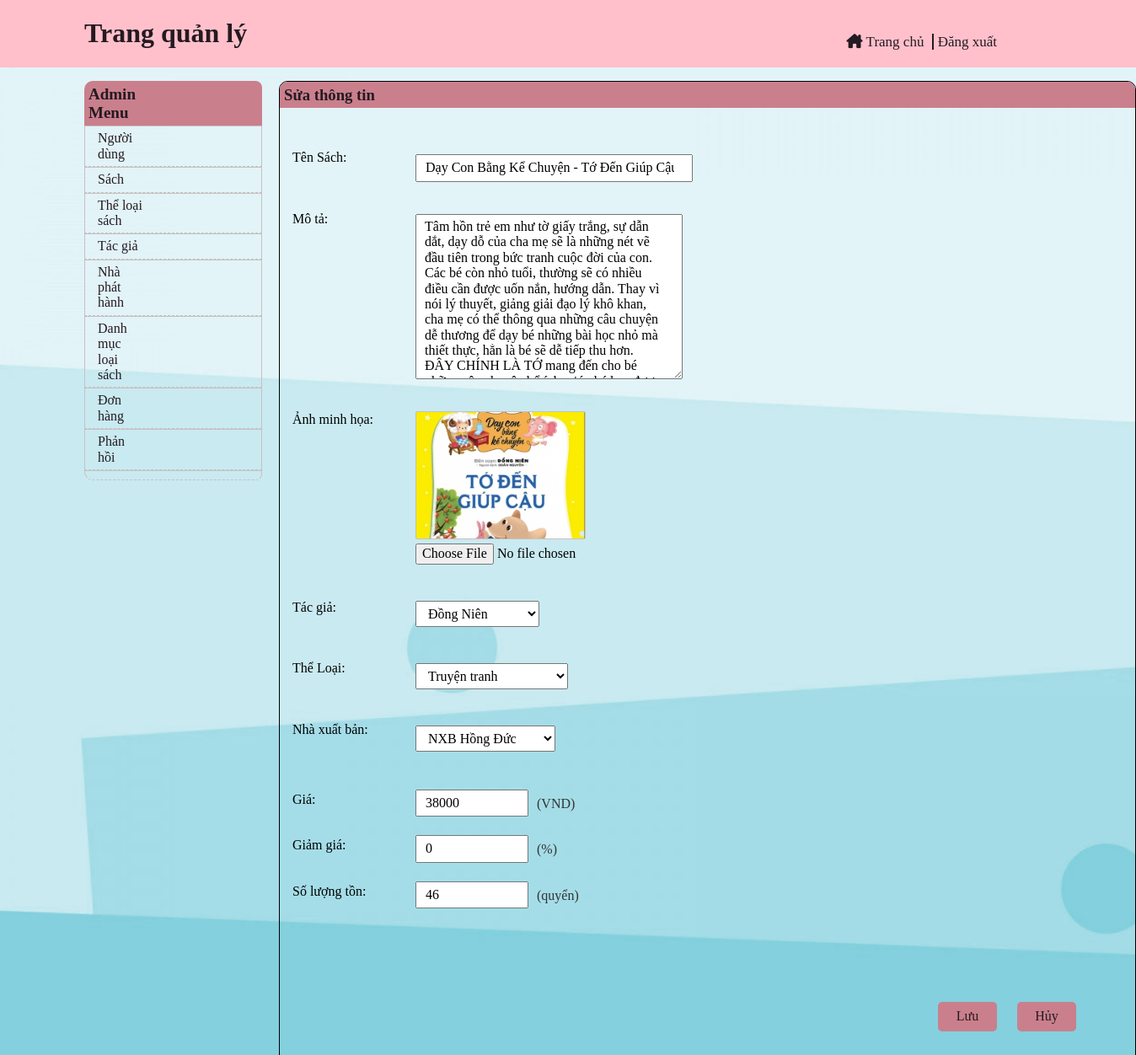
The app's page /bookManager/updateBook.php?sid=38, older data.
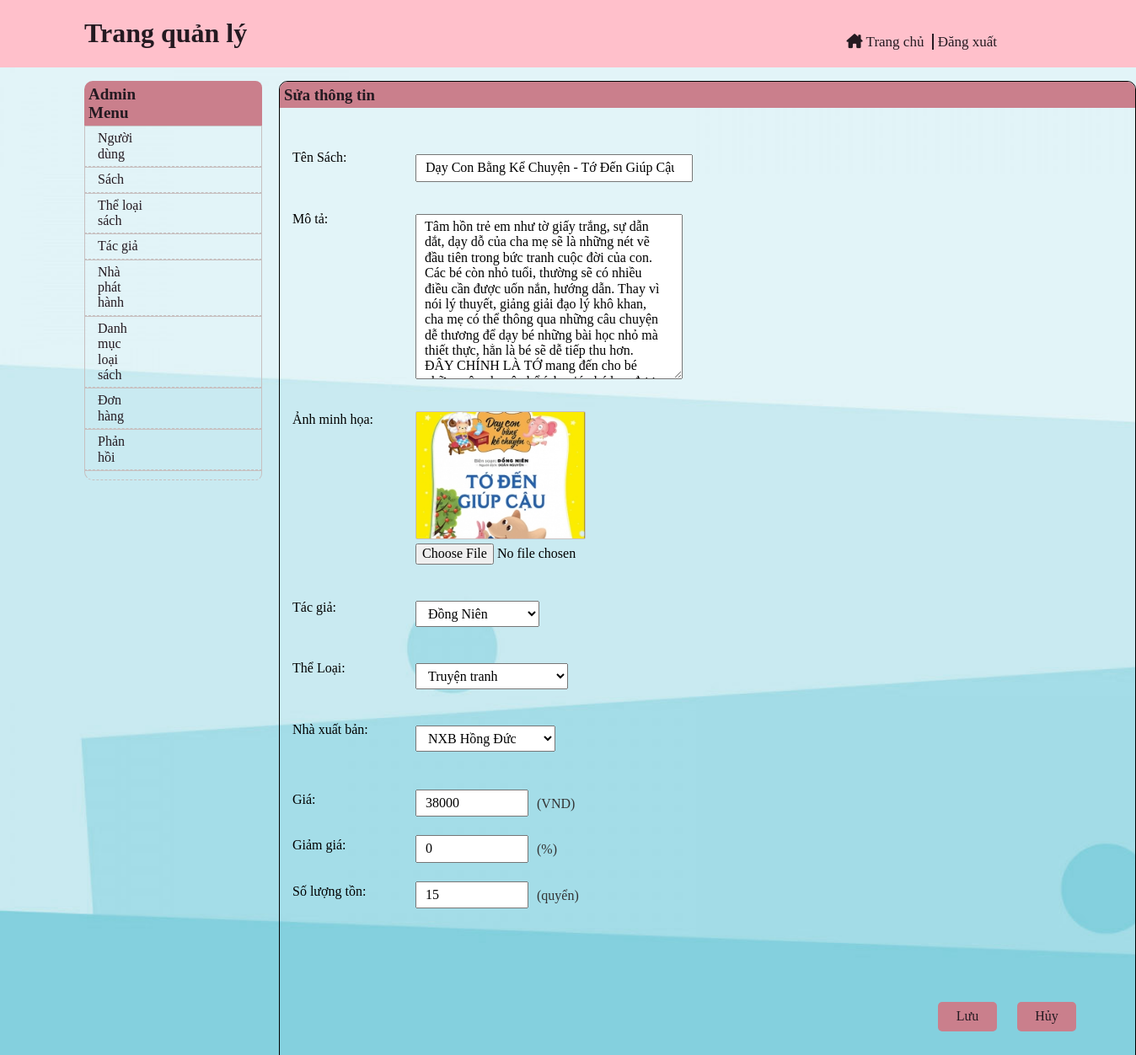
The same page, newer data.
### tables this page shows
CREATE TABLE `sach` (
  `MaSach` int(11) NOT NULL,
  `TenSach` varchar(50) NOT NULL,
  `AnhMinhHoa` text NOT NULL,
  `MoTa` varchar(500) NOT NULL,
  `MaTG` int(11) NOT NULL,
  `MaTL` int(11) NOT NULL,
  `MaNXB` int(11) NOT NULL,
  `Gia` int(11) NOT NULL,
  `GiamGia` int(11) NOT NULL,
  `SoluongTon` int(11) NOT NULL
);

CREATE TABLE `tacgia` (
  `MaTG` int(11) NOT NULL,
  `TenTG` varchar(50) NOT NULL,
  `MaDM` int(11) NOT NULL
);

CREATE TABLE `theloaisach` (
  `MaTL` int(11) NOT NULL,
  `TenTL` varchar(50) NOT NULL,
  `MaDM` int(11) NOT NULL
);

CREATE TABLE `nhaxuatban` (
  `MaNXB` int(11) NOT NULL,
  `TenNXB` varchar(30) NOT NULL,
  `MaDM` int(11) NOT NULL
);

### bookManager/updateBook.php (the view, shortened to what the changed rows need)
<?php
    $id = $_GET['sid'];
    require_once '../connection.php';
    $selectall = "SELECT sach.MaSach, sach.TenSach, sach.MoTa, sach.AnhMinhHoa,
    tacgia.TenTG, theloaisach.TenTL, nhaxuatban.TenNXB, sach.Gia, sach.GiamGia, sach.SoluongTon
    FROM sach
    INNER JOIN tacgia ON sach.MaTG = tacgia.MaTG
    INNER JOIN theloaisach ON sach.MaTL = theloaisach.MaTL
    INNER JOIN nhaxuatban ON sach.MaNXB = nhaxuatban.MaNXB
    WHERE MaSach = '$id'";
    $result = mysqli_query($conn,$selectall);
    $rowBook = mysqli_fetch_assoc($result);
    $author = $rowBook['TenTG'];
    $category = $rowBook['TenTL'];
    $publisher = $rowBook['TenNXB'];
    $image = $rowBook['AnhMinhHoa'];
?>
<!DOCTYPE html>
<html lang="en">
<head>
    <link rel="stylesheet" href="../ASSET/CSS/reset.css">
    <link rel="stylesheet" href="../ASSET/CSS/userManager.css">
    <link rel="stylesheet" href="../ASSET/FONT/fontawesome-free-6.2.0-web/css/all.min.css">
    <link rel="stylesheet" href="../ASSET/CSS/addBook.css">
</head>
<body>
    <header>
        <h1 class="header_heading">Trang quản lý</h1>
    </header>
    <main>
        <div class="container">
            <div class="crud-user">
                <h3 class="crud-user_heading">Sửa thông tin</h1>
                        <form action="bookView.php" method="post" enctype="multipart/form-data">
                            <div class="crud-user_add-container">
                                <div class="crud-user_add">
                                    <div class="crud-user_add-value">
                                        <input class="crud-user_add-value title_value" type="text" name="title" value="<?php
                                        if(!isset($_SESSION["notifi-title"])){
                                            echo $rowBook['TenSach'];
                                        }
                                         ?>"> <br>
                                        <textarea class="crud-user_add-value" name="decribe" id="" cols="30" rows="10"><?php
                                        if(!isset($_SESSION["notifi-decribe"])){
                                            echo $rowBook['MoTa'];
                                        }
                                         ?></textarea><br>
                                        <div class="crud-user_add-container">
                                            <div>
                                                <?php
                                                    echo'<div style="background-image: url(../ASSET/IMG/'.$rowBook['AnhMinhHoa'].'");" class="update-img">
                                                    </div>';
                                                ?>
                                            </div>
                                            <input class="crud-user_add-value add_file" value="<?php echo $image ?>" type="file" name="image" id=""><br>
                                        </div>
                                        <select class="crud-user_add-value ip_value" name="author[]" id=""><br>
                                        <?php
                                            echo"<option value='".$author."'>" .$author. "</option>";
                                        ?>
                                        </select>
                                        <select class="crud-user_add-value ip_value" name="category[]" id=""><br>
                                        <?php
                                            echo"<option value='".$category."'>" .$category. "</option>";
                                        ?>
                                        </select>
                                        <select class="crud-user_add-value ip_value sl_publisher" name="publisher[]" id=""><br>
                                        <?php
                                            echo"<option value='".$publisher."'>" .$publisher. "</option>";
                                        ?>
                                        </select>
                                        <div class="nb_value-container">
                                            <input class="crud-user_add-value nb_value" type="number" name="price" value="<?php
                                            if(!isset($_SESSION["notifi-price"])){
                                                echo $rowBook['Gia'];
                                            }
                                             ?>">
                                            <span class="lb_value">(VND)</span>
                                        </div>
                                        <div class="nb_value-container">
                                            <input class="crud-user_add-value nb_value" type="number" name="discount" id="" value="<?php echo $rowBook['GiamGia']; ?>">
                                            <span class="lb_value">(%)</span>
                                        </div>
                                        <div class="nb_value-container">
                                            <input class="crud-user_add-value nb_value" type="number" name="amount" id="" value="<?php
                                            if(!isset($_SESSION["notifi-amount"])){
                                                echo $rowBook['SoluongTon'];
                                            }
                                             ?>">
                                            <span class="lb_value">(quyển)</span>
                                        </div>
                                    </div>
                                </div>
                            </div>
                        </form>
            </div>
        </div>
    </main>
</body>
</html>

Row changes from the older to the newer data that the page shows:
changed sach "Dạy Con Bằng Kể Chuyện - Tớ Đến Giúp Cậu": amount "46" → "15"
